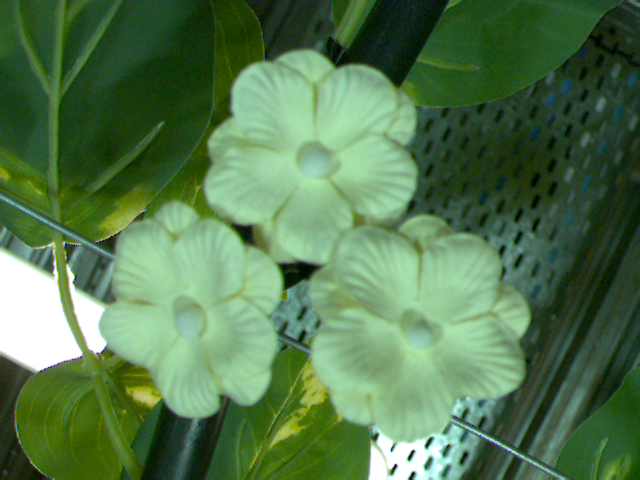
#> input picture EXFLAME/2024/warm_up.png, 640 x 480 px, found by its file name
$ python colour_testing.py
#> lines starting #> are read from the running program, lines starting #| are printed output that depends on the picture; after the words box and inside, x2 and y2 are one past the last pixel; in counts of white or black regions, pixels touching at a corner belong together
#> further down, image is the input picture: shape (480, 640, 3); mean B, G, R 78.9, 121.1, 84.5
import cv2 as cv
import numpy as np

# Dete
def colour_detect(image):
    # Convert the image to HSV color space
    hsv = cv.cvtColor(image, cv.COLOR_BGR2HSV)
#> hsv: shape (480, 640, 3); mean H, S, V 57.4, 122.1, 121.3

    # Define the range for detecting white in HSV
    lower_white = np.array([0, 0, 100])
    upper_white = np.array([180, 100, 200])

    # Create a mask for white regions
    mask = cv.inRange(hsv, lower_white, upper_white)
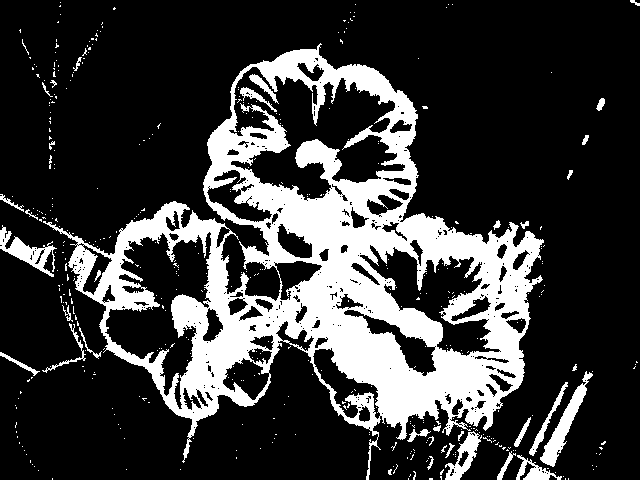
#> mask: shape (480, 640); 22.9% white; 437 white regions (401 under 20 px)

    # Find contours in the masked image
    contours, _ = cv.findContours(mask, cv.RETR_EXTERNAL, cv.CHAIN_APPROX_SIMPLE)
#> contours = 315 contours, 294 with area under 20; largest, box (x1, y1, x2, y2) and area: (43, 43, 544, 480) 102926, (540, 371, 593, 467) 1056, (0, 225, 57, 277) 856, (445, 431, 482, 480) 708, (516, 455, 562, 480) 363

    regions = []
    for contour in contours:
        # Get the bounding box for each contour
        x, y, w, h = cv.boundingRect(contour)
        x1, y1 = x, y
        x2, y2 = x + w, y + h
        regions.append(((x1, y1), (x2, y2)))
#> this loop made 315 passes
#> (x, y, w, h, x1, y1, x2, y2) on passes 6, 7, 9: (563, 476, 1, 1, 563, 476, 564, 477), (440, 476, 2, 4, 440, 476, 442, 480), (555, 472, 1, 1, 555, 472, 556, 473)
#> after the loop, regions = 315 items

    # Optionally draw rectangles on the image for visualization
    for region in regions:
        cv.rectangle(image, region[0], region[1], (255, 0, 255), 3)
#> this loop made 315 passes
#> region on passes 1 to 3: ((568, 478), (569, 480)), ((565, 478), (566, 480)), ((429, 478), (433, 480))
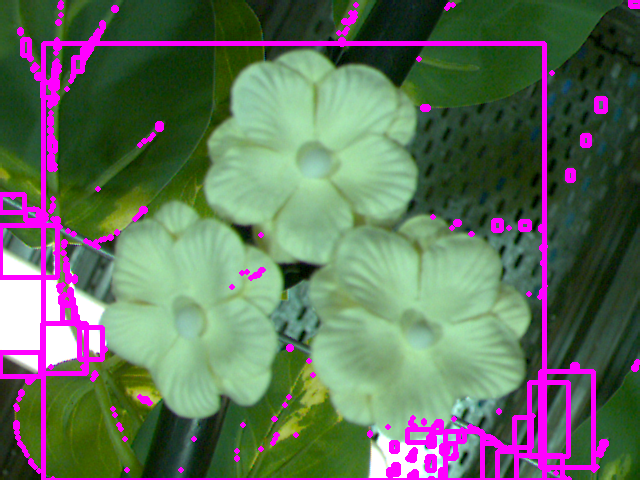
#> image: shape (480, 640, 3); 8.01% of pixels changed, all inside (x1, y1, x2, y2) = (0, 0, 640, 480)
    cv.imshow("Image", image)
    cv.imshow("HSV", hsv)
    cv.imshow("Mask", mask)
    cv.waitKey(1)

    return regions


image = cv.imread("Git_clone/EXFLAME/2024/warm_up.png")

rectangles = colour_detect(image)
#> rectangles = 315 items

cv.waitKey(0)
